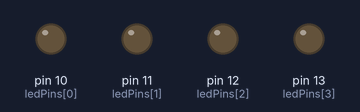
Recording of a sketch running on a simulated Arduino Uno, built with avr-gcc and run on an emulated ATmega328P. Shown: output pins drawn as LEDs (lit = HIGH).

Above: at 0.05 s.
At 0.35 s:
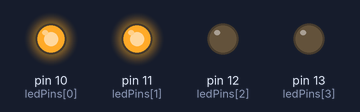
At 0.65 s:
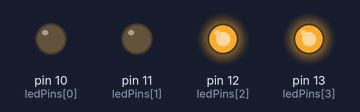
At 1.45 s:
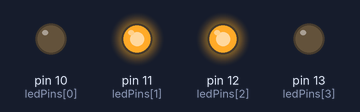
At 2.15 s:
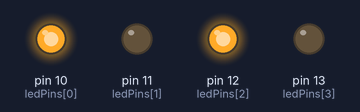
At 2.85 s:
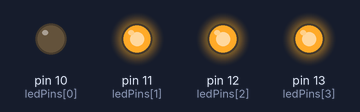
Timing chart, 0 to 3.1 s (numbered marks = the images above):
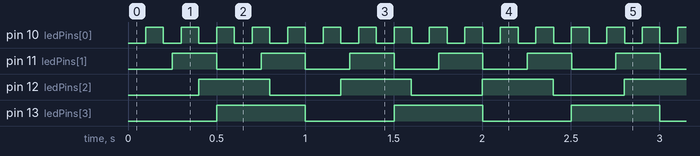

Measured:
- by itself, pin 10 (ledPins[0]): alternates HIGH for 0.10 s and LOW for 0.10 s
- by itself, pin 11 (ledPins[1]): alternates HIGH for 0.25 s and LOW for 0.25 s
- by itself, pin 12 (ledPins[2]): alternates HIGH for 0.40 s and LOW for 0.40 s
- by itself, pin 13 (ledPins[3]): alternates HIGH for 0.50 s and LOW for 0.50 s

The sketch:

mt2.ino
```cpp
const int ledPins[] = {10, 11, 12, 13};
const unsigned long intervals[] = {100000, 250000, 400000, 500000}; // in microseconds

// State variables
unsigned long lastToggles[] = {0, 0, 0, 0};
bool ledStates[] = {LOW, LOW, LOW, LOW};

const int numLeds = 4;

void setup() {
  // Initialize all pins as outputs
  for (int i = 0; i < numLeds; i++) {
    pinMode(ledPins[i], OUTPUT);
    digitalWrite(ledPins[i], ledStates[i]);
  }
}

void loop() {
  unsigned long currentMicros = micros();

  // Task: Process LED 0
  if (currentMicros - lastToggles[0] >= intervals[0]) {
    lastToggles[0] = currentMicros;
    ledStates[0] = !ledStates[0];
    digitalWrite(ledPins[0], ledStates[0]);
  }

  // Task: Process LED 1
  if (currentMicros - lastToggles[1] >= intervals[1]) {
    lastToggles[1] = currentMicros;
    ledStates[1] = !ledStates[1];
    digitalWrite(ledPins[1], ledStates[1]);
  }

  // Task: Process LED 2
  if (currentMicros - lastToggles[2] >= intervals[2]) {
    lastToggles[2] = currentMicros;
    ledStates[2] = !ledStates[2];
    digitalWrite(ledPins[2], ledStates[2]);
  }

  // Task: Process LED 3
  if (currentMicros - lastToggles[3] >= intervals[3]) {
    lastToggles[3] = currentMicros;
    ledStates[3] = !ledStates[3];
    digitalWrite(ledPins[3], ledStates[3]);
  }

  // The CPU is now free to check buttons or sensors here...
}
```
